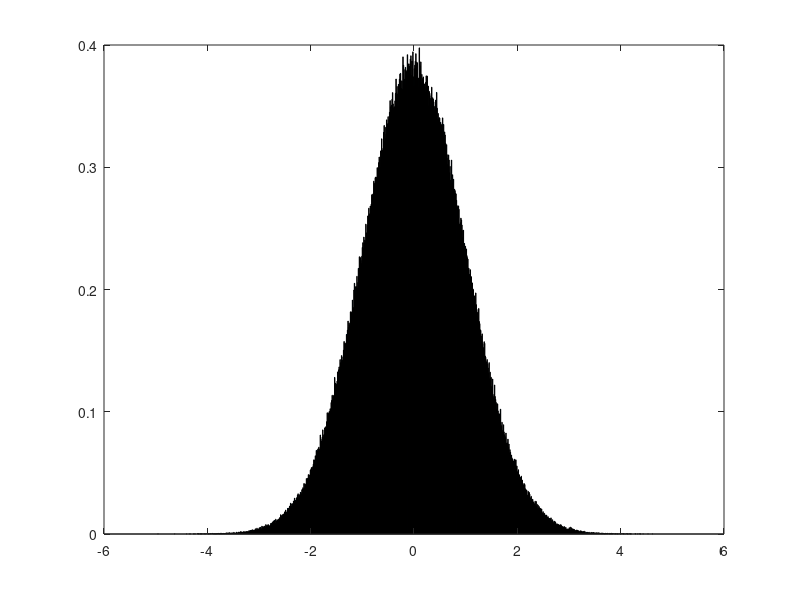

Recreate this plot in MATLAB. (Note: this script raises an error after producing the figure.)
data = randn(1000000,1);

figure(1);
[n , x] = hist(data,1000);
n_ = n./numel(data) * 100;
bar(x,n_);
hold on;
ksdensity(data);

